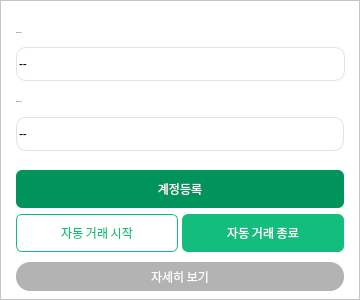
   <widget class="QFrame" name="frame_3">
    <property name="geometry">
     <rect>
      <x>860</x>
      <y>720</y>
      <width>360</width>
      <height>300</height>
     </rect>
    </property>
    <property name="styleSheet">
     <string notr="true">QFrame {
  background-color: #fff;
}</string>
    </property>
    <property name="frameShape">
     <enum>QFrame::StyledPanel</enum>
    </property>
    <property name="frameShadow">
     <enum>QFrame::Raised</enum>
    </property>
    <widget class="QPushButton" name="pushButton_3">
     <property name="geometry">
      <rect>
       <x>16</x>
       <y>214</y>
       <width>162</width>
       <height>38</height>
      </rect>
     </property>
     <property name="font">
      <font>
       <family>NotoSansKR</family>
       <weight>50</weight>
       <bold>false</bold>
      </font>
     </property>
     <property name="styleSheet">
      <string notr="true">color: #13bd7e;
border-radius: 6px;
border: 0.5px solid  #13bd7e;</string>
     </property>
     <property name="text">
      <string>자동 거래 시작</string>
     </property>
    </widget>
    <widget class="QPushButton" name="pushButton_2">
     <property name="geometry">
      <rect>
       <x>16</x>
       <y>170</y>
       <width>328</width>
       <height>38</height>
      </rect>
     </property>
     <property name="font">
      <font>
       <family>NotoSansKR</family>
       <weight>50</weight>
       <bold>false</bold>
      </font>
     </property>
     <property name="styleSheet">
      <string notr="true">color: #fff;
background-color: #00935c;

border-radius: 6px;
</string>
     </property>
     <property name="text">
      <string>계정등록</string>
     </property>
    </widget>
    <widget class="QPushButton" name="pushButton_17">
     <property name="geometry">
      <rect>
       <x>16</x>
       <y>262</y>
       <width>328</width>
       <height>29</height>
      </rect>
     </property>
     <property name="font">
      <font>
       <family>NotoSansKR</family>
       <weight>50</weight>
       <bold>false</bold>
      </font>
     </property>
     <property name="styleSheet">
      <string notr="true">
QPushButton{
	color: #fff;
	background-color:#b3b3b3;
	border-radius: 14px;
	border-image: url(/url/to/image);
}</string>
     </property>
     <property name="text">
      <string>자세히 보기</string>
     </property>
     <property name="icon">
      <iconset>
       <normaloff>icon/exclamation _mark.png</normaloff>icon/exclamation _mark.png</iconset>
     </property>
    </widget>
    <widget class="QLineEdit" name="lineEdit_9">
     <property name="geometry">
      <rect>
       <x>16</x>
       <y>47</y>
       <width>329</width>
       <height>34</height>
      </rect>
     </property>
     <property name="styleSheet">
      <string notr="true">border-radius: 10px;
border: 1px solid  #e2e2e2;</string>
     </property>
     <property name="text">
      <string>--</string>
     </property>
    </widget>
    <widget class="QLabel" name="label_29">
     <property name="geometry">
      <rect>
       <x>16</x>
       <y>24</y>
       <width>68</width>
       <height>17</height>
      </rect>
     </property>
     <property name="font">
      <font>
       <family>NotoSansKR</family>
       <pointsize>-1</pointsize>
      </font>
     </property>
     <property name="styleSheet">
      <string notr="true"/>
     </property>
     <property name="text">
      <string>[Access Key]</string>
     </property>
    </widget>
    <widget class="QLabel" name="label_30">
     <property name="geometry">
      <rect>
       <x>16</x>
       <y>93</y>
       <width>61</width>
       <height>16</height>
      </rect>
     </property>
     <property name="font">
      <font>
       <family>NotoSansKR</family>
       <pointsize>-1</pointsize>
      </font>
     </property>
     <property name="styleSheet">
      <string notr="true"/>
     </property>
     <property name="text">
      <string>[Secret Key]</string>
     </property>
    </widget>
    <widget class="QLineEdit" name="lineEdit_10">
     <property name="geometry">
      <rect>
       <x>16</x>
       <y>117</y>
       <width>328</width>
       <height>34</height>
      </rect>
     </property>
     <property name="styleSheet">
      <string notr="true">border-radius: 10px;
border: 1px solid  #e2e2e2;</string>
     </property>
     <property name="text">
      <string>--</string>
     </property>
    </widget>
    <widget class="QPushButton" name="pushButton_13">
     <property name="geometry">
      <rect>
       <x>182</x>
       <y>214</y>
       <width>162</width>
       <height>38</height>
      </rect>
     </property>
     <property name="font">
      <font>
       <family>NotoSansKR</family>
       <weight>50</weight>
       <bold>false</bold>
      </font>
     </property>
     <property name="styleSheet">
      <string notr="true">background-color: #13bd7e;
color: #fff;
border-radius: 6px;</string>
     </property>
     <property name="text">
      <string>자동 거래 종료</string>
     </property>
    </widget>
   </widget>
